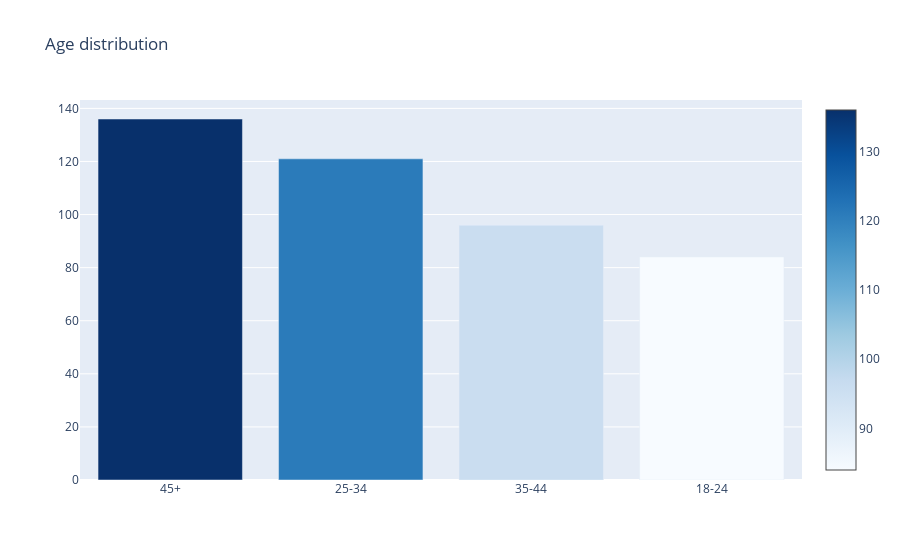

Notebook source saved alongside this figure:
### Code cell
cnt_srs = foodie['Age'].value_counts()
trace = go.Bar(
    x=cnt_srs.index,
    y=cnt_srs.values,
    marker=dict(
    color = cnt_srs.values,
        colorscale='Blues',
        showscale=True
    ),
)
layout = go.Layout(
    title='Age distribution'
)
data = [trace]
fig = go.Figure(data=data, layout=layout)
py.iplot(fig, filename="age")

### Figure 1 — Plotly figure (JSON) as saved in the notebook; plotly's stock layout.template omitted (floating-point values rounded to 4 significant figures)
{"data": [{"marker": {"color": [136, 121, 96, 84], "colorscale": [[0, "rgb(247,251,255)"], [0.125, "rgb(222,235,247)"], [0.25, "rgb(198,219,239)"], [0.375, "rgb(158,202,225)"], [0.5, "rgb(107,174,214)"], [0.625, "rgb(66,146,198)"], [0.75, "rgb(33,113,181)"], [0.875, "rgb(8,81,156)"], [1, "rgb(8,48,107)"]], "showscale": true}, "type": "bar", "x": ["45+", "25-34", "35-44", "18-24"], "y": [136, 121, 96, 84]}], "layout": {"title": {"text": "Age distribution"}}}
